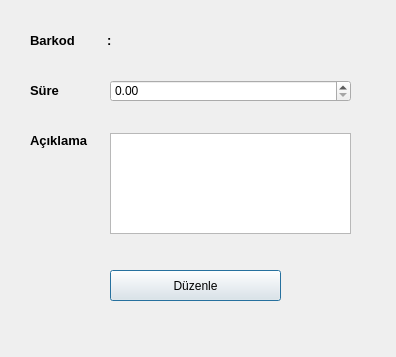
<?xml version="1.0" encoding="UTF-8"?>
<ui version="4.0">
 <class>Sure_Duzenleme</class>
 <widget class="QDialog" name="Sure_Duzenleme">
  <property name="geometry">
   <rect>
    <x>0</x>
    <y>0</y>
    <width>396</width>
    <height>357</height>
   </rect>
  </property>
  <property name="windowTitle">
   <string>Dialog</string>
  </property>
  <widget class="QLabel" name="label">
   <property name="geometry">
    <rect>
     <x>30</x>
     <y>30</y>
     <width>311</width>
     <height>21</height>
    </rect>
   </property>
   <property name="font">
    <font>
     <pointsize>10</pointsize>
     <bold>true</bold>
    </font>
   </property>
   <property name="text">
    <string>Barkod         : </string>
   </property>
  </widget>
  <widget class="QLabel" name="label_2">
   <property name="geometry">
    <rect>
     <x>30</x>
     <y>80</y>
     <width>71</width>
     <height>21</height>
    </rect>
   </property>
   <property name="font">
    <font>
     <pointsize>10</pointsize>
     <bold>true</bold>
    </font>
   </property>
   <property name="text">
    <string>Süre              : </string>
   </property>
  </widget>
  <widget class="QDoubleSpinBox" name="doubleSpinBox">
   <property name="geometry">
    <rect>
     <x>110</x>
     <y>80</y>
     <width>241</width>
     <height>22</height>
    </rect>
   </property>
   <property name="maximum">
    <double>10000.000000000000000</double>
   </property>
  </widget>
  <widget class="QPushButton" name="pushButton">
   <property name="geometry">
    <rect>
     <x>110</x>
     <y>270</y>
     <width>171</width>
     <height>31</height>
    </rect>
   </property>
   <property name="text">
    <string>Düzenle</string>
   </property>
  </widget>
  <widget class="QLabel" name="label_3">
   <property name="geometry">
    <rect>
     <x>30</x>
     <y>130</y>
     <width>71</width>
     <height>21</height>
    </rect>
   </property>
   <property name="font">
    <font>
     <pointsize>10</pointsize>
     <bold>true</bold>
    </font>
   </property>
   <property name="text">
    <string>Açıklama      : </string>
   </property>
  </widget>
  <widget class="QPlainTextEdit" name="plainTextEdit">
   <property name="geometry">
    <rect>
     <x>110</x>
     <y>133</y>
     <width>241</width>
     <height>101</height>
    </rect>
   </property>
  </widget>
 </widget>
 <resources/>
 <connections/>
</ui>
